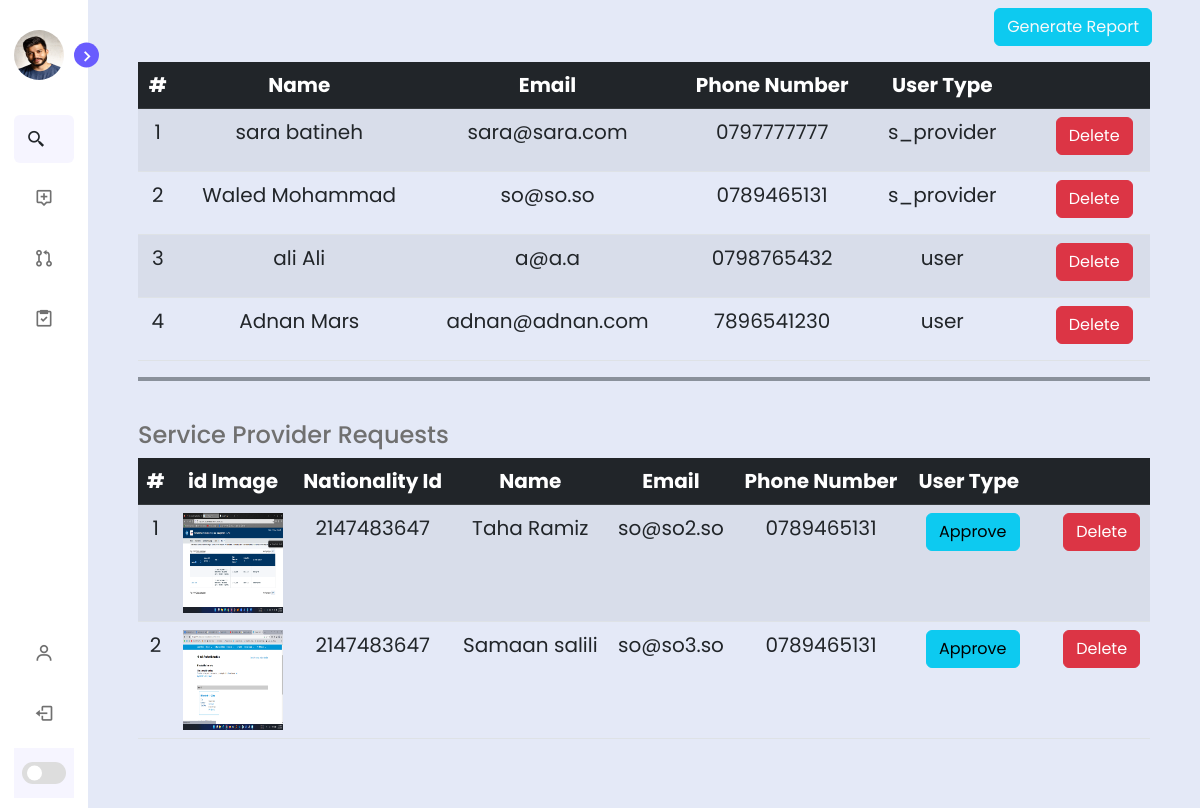
The page /Admin/users.php (signed in) on the database its author committed.
### tables this page shows
CREATE TABLE `register` (
  `id` int(255) NOT NULL,
  `fname` varchar(255) NOT NULL,
  `lname` varchar(255) NOT NULL,
  `email` varchar(255) NOT NULL,
  `phone_number` varchar(255) NOT NULL,
  `password` varchar(255) NOT NULL,
  `user_type` varchar(50) NOT NULL DEFAULT 'user'
);

CREATE TABLE `providerid` (
  `id` int(11) NOT NULL,
  `image` varchar(100) NOT NULL,
  `id_number` int(20) NOT NULL,
  `registerId` int(11) NOT NULL
);

### Admin/users.php (the view, shortened to what this page needs)
<?php
include "sidebar.php";
include '../processes/_addUser.php'
?>
<section class="home" id="userSection">
    <div class=" my-2 me-5 d-flex justify-content-end">
        <a href="pdfReport.php" class="btn btn-info link-light">Generate Report</a>
    </div>
    <div id="html2pdf">
        <div class="text mb-2">
            <table class="table table-striped text-center">
                <thead class="table-dark">
                    <tr>
                        <th scope="col">#</th>
                        <th scope="col">Name</th>
                        <th scope="col">Email</th>
                        <th scope="col">Phone Number</th>
                        <th scope="col">User Type</th>
                        <th scope="col"></th>
                    </tr>
                </thead>
                <tbody>
                    <?php
                    $sr = 1;
                    $rows = mysqli_query($conn, "SELECT * FROM register ORDER BY user_type ASC");
                    foreach ($rows as $row) :
                        if ($row['user_type'] !== 'admin' && $row['user_type'] !== 'pending') {
                    ?>
                    <tr>
                        <td><?php echo $sr++ ?></td>
                        <td><?php echo $row['fname'] . ' ' . $row['lname']; ?></td>
                        <td><?php echo $row['email']; ?></td>
                        <td><?php echo $row['phone_number']; ?></td>
                        <td><?php echo $row['user_type'] ?></td>
                        <td>
                            <form action="../processes/_remove.php" method="POST" class="ms-3">
                                <button name="deleteUser" class="btn btn-danger mb-2 ms-2">Delete</button>
                            </form>
                        </td>
                    </tr>
                    <?php  } ?>
                    <?php endforeach; ?>
                </tbody>
            </table>
            <hr class="border border-secondary border-2 opacity-75">
        </div>
        <div class="text">
            <h4>Service Provider Requests</h4>
            <table class="table table-striped text-center">
                <thead class="table-dark">
                    <tr>
                        <th scope="col">#</th>
                        <th scope="col">id Image</th>
                        <th scope="col">Nationality Id</th>
                        <th scope="col">Name</th>
                        <th scope="col">Email</th>
                        <th scope="col">Phone Number</th>
                        <th scope="col">User Type</th>
                        <th scope="col"></th>
                    </tr>
                </thead>
                <tbody>
                    <?php
                    $sr = 1;
                    $rows = mysqli_query($conn, "SELECT * FROM register INNER JOIN providerid on register.id = providerid.registerId ORDER BY user_type ASC");
                    foreach ($rows as $row) :
                        if ($row['user_type'] !== 'admin' && $row['user_type'] == 'pending') {
                    ?>
                    <tr>
                        <td><?php echo $sr++ ?></td>
                        <td id="image"><img style="width:100px;height:100px"
                                src="../layout/images/<?php echo $row['image']; ?>">
                        </td>
                        <td><?php echo $row['id_number']; ?></td>
                        <td><?php echo $row['fname'] . ' ' . $row['lname']; ?></td>
                        <td><?php echo $row['email']; ?></td>
                        <td><?php echo $row['phone_number']; ?></td>
                        <td>
                            <form action="" method="post">
                                <?php if ($row['user_type'] == 'pending') {
                                        ?>
                                <button type="submit" class="btn btn-info mb-2 ms-2" name="changeType">Approve</button>
                                <?php } ?>
                            </form>
                        </td>
                        <td>
                            <form action="../processes/_remove.php" method="POST" class="ms-3">
                                <button name="deleteUser" class="btn btn-danger mb-2 ms-2">Delete</button>
                            </form>
                        </td>
                    </tr>
                    <?php }
                    endforeach; ?>
                </tbody>
            </table>
        </div>
    </div>
</section>
<?php include_once 'footer.php' ?>

### Admin/layout/css/style.css (style rules this page uses)
* { box-sizing: border-box; font-family: "Poppins", sans-serif; scroll-behavior: smooth; scroll-padding-top: 3rem; list-style: none; text-decoration: none; padding: 0; margin: 0; }
:root { --body-color: #e4e9f7; --sidebar-color: #fff; --primary-color: #695cfe; --primary-color-light: #f6f5ff; --toggle-color: #ddd; --text-color: #707070; }
body { height: 100vh; background: var(--body-color); transition: all 0.5s ease; }
.home { position: relative; left: 250px; height: 100vh; width: calc(100% - 250px); background: var(--body-color); transition: all 0.4s ease; }
.home .text { font-size: 20px; font-weight: 400; color: var(--text-color); padding: 8px 50px; }
.sidebar.close ~ .home { left: 88px; width: calc(100% - 88px); }

### rows shown on the page
register: fname "sara", lname "batineh", email "sara@sara.com", phone_number "0797777777", user_type "s_provider"
register: fname "Waled", lname "Mohammad", email "so@so.so", phone_number "0789465131", user_type "s_provider"
register: fname "ali", lname "Ali", email "a@a.a", phone_number "0798765432", user_type "user"
register: fname "Adnan", lname "Mars", email "adnan@adnan.com", phone_number "7896541230", user_type "user"
providerid: image (picture), id_number "2147483647", registerId.fname "Taha", registerId.lname "Ramiz", registerId.email "so@so2.so", registerId.phone_number "0789465131"
providerid: image (picture), id_number "2147483647", registerId.fname "Samaan", registerId.lname "salili", registerId.email "so@so3.so", registerId.phone_number "0789465131"
